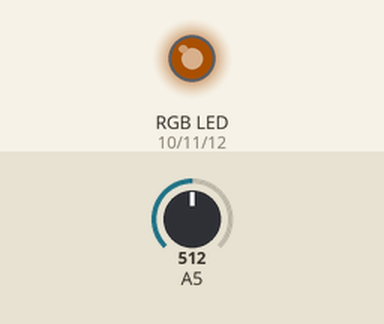
This sketch was run on a simulated Arduino Uno, built with avr-gcc and run on an emulated ATmega328P. Shown: an RGB LED mixed from three pins (HIGH = lit). The test bench sets the inputs (shaded band); at power-on: A5 = 512. Dim RGB values are drawn brighter than linear.

Above: at 1.2 s.
1.3 s: A5 set to 122
4.3 s: A5 set to 0
5.8 s: A5 set to 3
7.3 s: A5 set to 6
At 9.71 s:
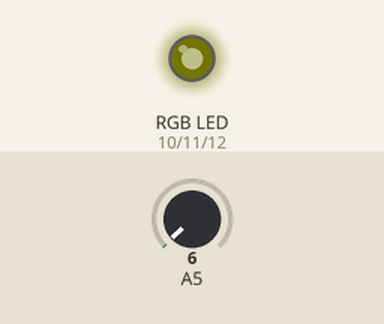
10.3 s: A5 set to 511
At 11.59 s:
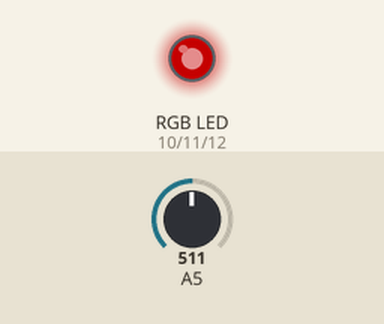
Timing chart, 0 to 17.3 s (numbered marks = the images above; inputs shaded):
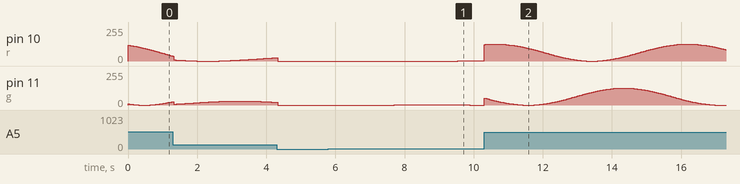

Measured:
- after the input at 5.8 s, every drawn part: stays the same
- after the input at 7.3 s, pin 10 (r): 0/255 → 1/255 after 2.2 s; pin 11 (g): 0/255 → 1/255 after 0.40 s, → 0/255 2.2 s later

The sketch:

RGB_LED.ino
```cpp
// Brilho 1 : vermelho
// Brilho 2 : verde
// Brilho 3 : azul

int brilho1 = 0, brilho2 = 0, brilho3 = 0;
float angulo = 0;
float pi = 3.14159265;
float minimo = 2.0 * pi / 180.0;
float intensidade = 0;
int r=10, g=11, b=12;

void setup()  {
  // declare pin 9 to be an output:
  pinMode(r, OUTPUT);
  pinMode(g, OUTPUT);
  pinMode(b, OUTPUT);
  Serial.begin(9600);
}
void loop()  {
  intensidade = analogRead(5);
  intensidade = intensidade / 1023.0;
  brilho1 = ( sin(angulo + 2.0 * pi / 3.0 ) + 1 ) * 127.5 * intensidade;
  brilho2 = ( sin(angulo + 4.0 * pi / 3.0 ) + 1 ) * 127.5 * intensidade;
  brilho3 = ( sin(angulo) + 1 ) * 127.5 * intensidade;

  analogWrite(r, brilho1);
  analogWrite(g, brilho2);
  analogWrite(b, brilho3);

  angulo = angulo + minimo;

  if (angulo >= 2.0 * pi) {
    angulo = 0;
  }
  delay(30);
  //Serial.println(intensidade * 1023);

}
```
